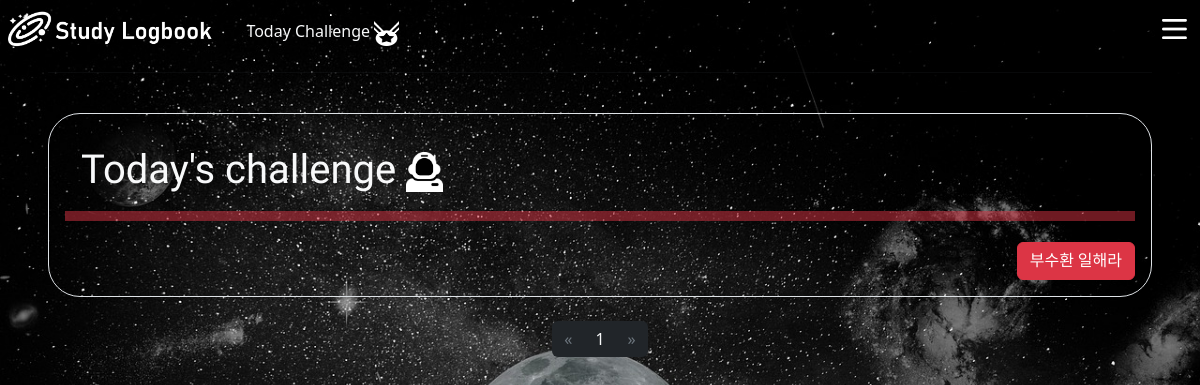
The page /challenges/index/ on the database as committed earlier.
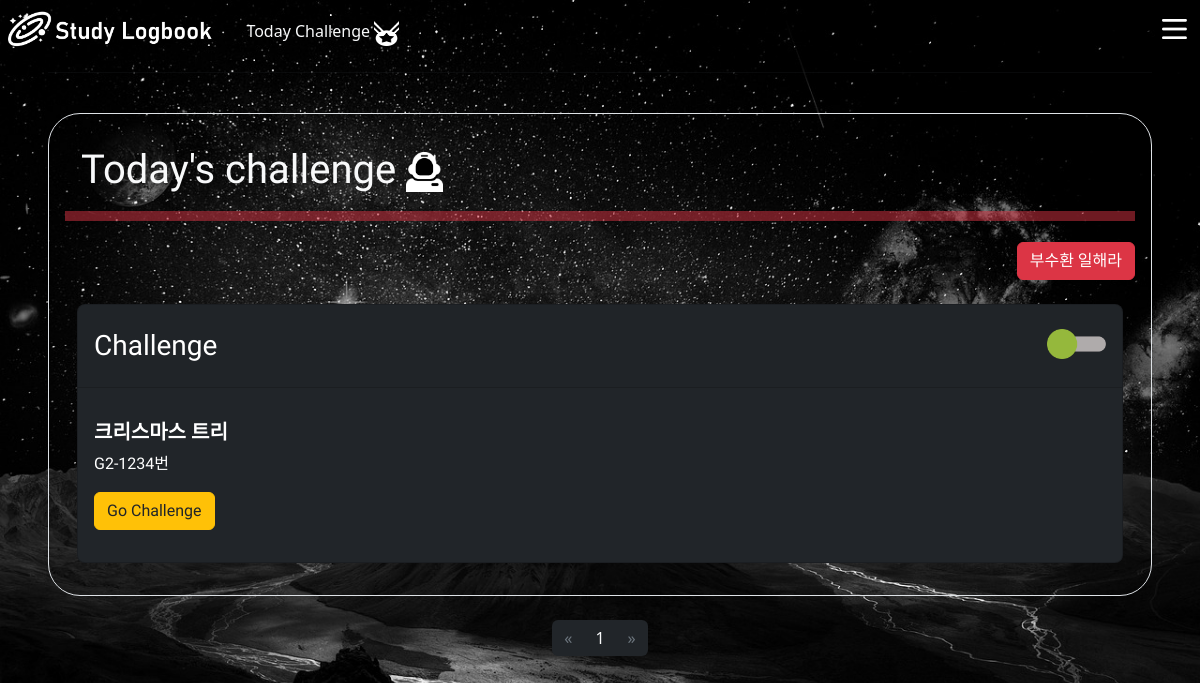
The same page on the database as committed later.
### challenges/models.py (models this page shows)
class Challenge(models.Model):
    title = models.CharField(max_length=20)
    problem = models.IntegerField()
    created_at = models.DateTimeField(auto_now_add=True)
    is_today = models.BooleanField(default=False)
    rank = models.CharField(max_length=5)

### challenges/views.py (the view)
# urls.py: path('index/', views.index, name='index'),
def index(request):
    if request.method == 'POST':
        form = ChallengeForm(request.POST)
        if form.is_valid():
            challenge = form.save(commit=False)
            problem = Problem.objects.get(problem_num=challenge.problem)
            challenge.rank = problem.rank
            challenge.title = problem.name
            form.save()
            return redirect('challenges:index')
    else:
        form = ChallengeForm()
    now = timezone.now()
    challenges = Challenge.objects.all().order_by('-created_at')
    for challenge in challenges:
        if challenge.created_at.date() == now.date():
            challenge.is_today = 1
        else:
            challenge.is_today = 0
    paginator = Paginator(challenges,3) # challenge 리스트 3개 단위로 잘라 보여줌
    page_number = request.GET.get('page')
    posts = paginator.get_page(page_number)
    context = {
        'challenges' : posts,
        'form' : form,
    }
    return render(request,'challenges/index.html',context)

### challenges/templates/challenges/index.html (shortened to what this page needs)
{% extends "base.html" %}
{% load static %}
{% block content %}
<hr>
<br>
<div class="border bg-dark.bg-gradient p-3 rounded-5">
  <div>
    <h1 class="font text-light mx-3 mt-3 animate__animated animate__bounce">Today's challenge
      <img src="{% static "planet10.png" %}" alt="planet10" height="40px">
    </h1>
    <p class="placeholder-glow">
      <span class="placeholder col-12 bg-danger placeholder-xs" ></span>
    </p>
    <div class=' d-flex justify-content-end'>
    <button type="button" class="font btn btn-danger" id="btn_cursor" data-bs-toggle="modal" data-bs-target="#exampleModal">부수환 일해라
    </button></div>
  </div>
{% for challenge in challenges %}
<br>
  <div class='container'>
    <div class="card text-white bg-dark mb-3 rounded-3">
        <div class="card-header">
          <div class='d-flex justify-content-between'>
            <h3 class="my-3 font ">Challenge</h3>
            {% if challenge.is_today == 1 %}
            <img src="{% static "logo_on.png" %}" alt="" height='30px' width='auto' class="my-3">
            {% else %}
            <img src="{% static "logo_off.png" %}" alt="" height='30px' width='auto' class="my-3">
            {% endif %}
          </div>
        </div>
        <div class="card-body my-3">
          <h5 class="card-title fw-bold font">{{ challenge.title }}</h5>
          <p class="card-text font">{{challenge.rank}}-{{ challenge.problem }}번</p>
          <a href="{% url "challenges:detail" challenge.pk%}" class="font btn btn-warning text-dark mouse" >Go Challenge</a>
        </div>
    </div>
  </div>
{% endfor %}
</div>
<br>
<nav aria-label="Page navigation example" >
  <div class="">
    <ul class="pagination justify-content-center ">
      {% if challenges.has_previous %}
        <li class="page-item">
          <a class="page-link text-secondary bg-dark border-0" href="?page={{ challenges.previous_page_number }}">&laquo;</a>
        </li>
      {% else %}
        <li class="page-item disabled">
          <a class="page-link text-secondary bg-dark border-0" href="#" tabindex="-1" aria-disabled="True">&laquo;</a>
        </li>
      {% endif %}
      {% for i in challenges.paginator.page_range %}
        {% if challenges.number == i %}
          <li class="page-item active text-light bg-dark border-0" aria-current="page">
            <span class="page-link text-light bg-dark border-0">
              {{ i }}
            </span>
          </li>
        {% else %}
          <li class="page-item text-secondary bg-dark border-0"><a class="page-link text-secondary bg-dark border-0" href="?page={{ i }}">{{ i }}</a></li>
        {% endif %}
      {% endfor %}
      {% if challenges.has_next %}
        <li class="page-item">
          <a class="page-link text-secondary bg-dark border-0" href="?page={{ challenges.next_page_number }}">&raquo;</a>
        </li>
      {% else %}
        <li class="page-item disabled">
          <a class="page-link text-secondary bg-dark border-0" href="#" tabindex="-1" aria-disabled="True">&raquo;</a>
        </li>
      {% endif %}
    </ul>
  </div>
</nav>
{% endblock content %}

Rows that differ between the two databases and show on the page:
added Challenge: is_today False (drawn), title "크리스마스 트리", rank "G2", problem "1234"
